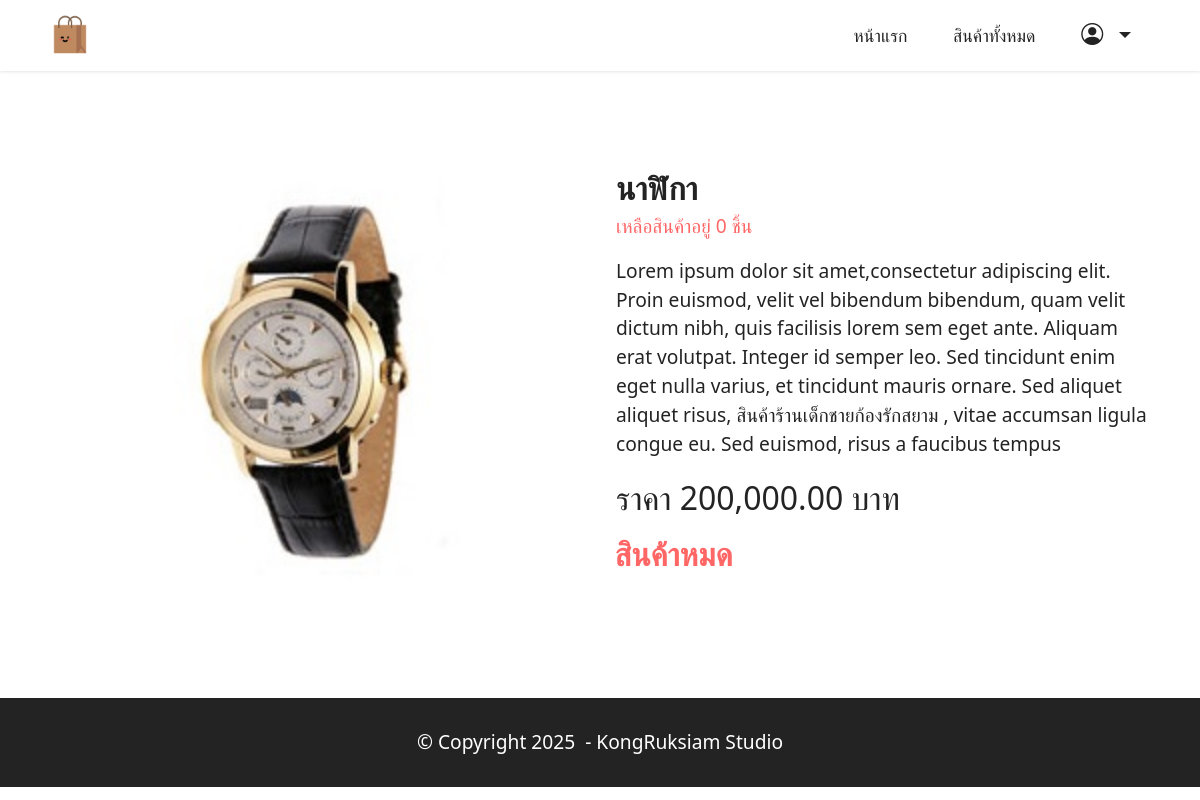
Screenshot of /product/details/4 with the database file from the repository.
### productsapp/models.py (models this page shows)
class Product(models.Model):
    name=models.CharField(max_length=50)
    description=models.TextField()
    price=models.DecimalField(max_digits=10,decimal_places=2)
    stock=models.IntegerField()
    isTrending=models.BooleanField(default=False)
    image=models.ImageField(upload_to="products",blank=True)

### productsapp/views.py (the view)
# urls.py: path("product/details/<int:id>",views.productDetail,name="productDetail"),
def productDetail(request,id):
    product=Product.objects.get(pk=id)
    return render(request,"detail.html",{"product":product})

### productsapp/templates/detail.html (shortened to what this page needs)
{% extends "layout.html" %}
{% load humanize %}
{% block content %}
<div class="container my-5">
        <div class="card-wrapper">
            <div class="row align-items-center mt-4 my-4">
                <div class="col-12 col-lg-6">
                    <div class="image-wrapper">
                        <img src="{{product.image.url}}">
                    </div>
                </div>
                <div class="col-12 col-lg-6 my-4">
                    <div class="text-box">
                        <h5 class="mbr-title mbr-fonts-style display-5">
                            <strong>{{product.name}}</strong>
                            <p class="display-7 text-secondary">เหลือสินค้าอยู่ {{product.stock}} ชิ้น</p>
                        </h5>
                        <p class="mbr-text mbr-fonts-style display-7">
                                {{product.description}}
                        </p>
                        <div class="cost">
                            <span class="currentcost mbr-fonts-style pr-2 display-5">ราคา {{product.price | intcomma}} บาท</span>
                        </div>
                        <div class="mbr-section-btn pt-3">
                            {% if product.stock <= 0 %}
                                <h2 class="mx-2 text-secondary"><strong>สินค้าหมด</strong></h2>
                            {% else %}
                                <a href="{%url 'addCart' product.id %}" class="btn btn-primary display-4">
                                    <i class="bi bi-cart3"></i></i>&nbsp;
                                    หยิบสินค้าลงตะกร้า
                                </a>
                            {% endif %}
                        </div>
                    </div>
                </div>
            </div>
        </div>
        <br>
</div>
{% endblock %}

### productsapp/static/assets/theme/css/style.css (style rules this page uses)
body { font-style: normal; line-height: 1.5; font-weight: 400; color: #232323; position: relative; }
section, .container, .container-fluid { position: relative; word-wrap: break-word; }
.mbr-text { font-style: normal; line-height: 1.7; }
h1, h2, h3, h4, h5, h6, .display-1, .display-2, .display-4, .display-5, .display-7, span, p, a { line-height: 1; word-break: break-word; word-wrap: break-word; font-weight: 400; }
b, strong { font-weight: bold; }
img, iframe { display: block; width: 100%; }
.mbr-section-btn { margin-left: -0.6rem; margin-right: -0.6rem; font-size: 0; }
.row { display: -webkit-flex; -webkit-flex-wrap: wrap; }
.card-wrapper { -webkit-flex: 1; }
html, body { height: auto; min-height: 100vh; }
.mt-4 { margin-top: 2rem !important; }
@media (min-width: 992px) { .container { padding-left: 16px; padding-right: 16px; } }
@media (min-width: 992px) { .row { margin-left: -16px; margin-right: -16px; } }
@media (min-width: 992px) { .row > [class*=col] { padding-left: 16px; padding-right: 16px; } }
.card-wrapper, .item-wrapper { overflow: hidden; }

### productsapp/static/assets/custom/css/custom-style.css (style rules this page uses)
.display-5 { font-size: 2rem; line-height: 1.5; }
.display-7 { font-size: 1.2rem; line-height: 1.5; }
.text-secondary { color: #ff6666 !important; }
body { overflow-x: hidden; }

### rows the page displays
Product: image (picture), name "นาฬิกา", stock "0", description "Lorem ipsum dolor sit amet,consectetur adipiscing elit. Proin euismod, velit vel bibendum bibendum, quam velit dictum nibh, quis facilisis lorem sem eget ante. Aliquam erat volutpat. Integer id semper leo. Sed tincidunt enim eget nulla varius, et tincidunt mauris ornare. Sed aliquet aliquet risus, สินค้าร้านเด็กชายก้องรักสยาม , vitae accumsan ligula congue eu. Sed euismod, risus a faucibus tempus", price "200,000.00"
